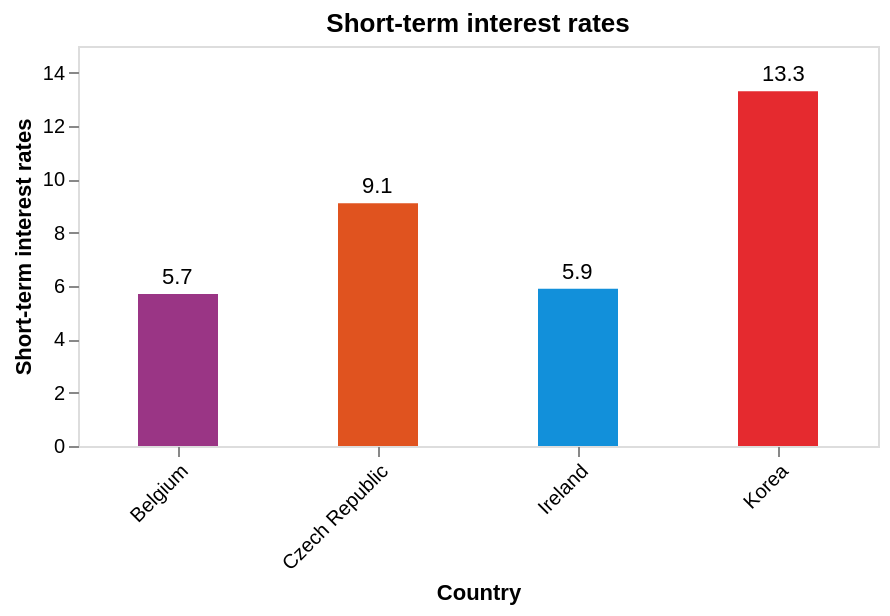

Express this chart as Vega-Lite.
### Vega-Lite specification from a JSON file in a GitHub repository (floating-point values rounded to 4 significant figures)
{"$schema": "https://vega.github.io/schema/vega-lite/v5.json", "vconcat": [{"title": "Short-term interest rates", "description": "A comparison of the Short-term interest rates across different countries.", "width": 400, "height": 200, "data": {"values": [{"Country": "Belgium", "Short-term interest rates": 5.7}, {"Country": "Ireland", "Short-term interest rates": 5.9}, {"Country": "Czech Republic", "Short-term interest rates": 9.1}, {"Country": "Korea", "Short-term interest rates": 13.3}]}, "layer": [{"mark": {"type": "bar", "color": "#4682b4"}, "encoding": {"color": {"field": "Country", "type": "nominal", "legend": null, "condition": {"test": "datum.Country === 'none'", "value": "#000000"}, "scale": {"domain": ["Belgium", "Ireland", "Czech Republic", "Korea"], "range": ["#9a3585", "#1290da", "#e0531f", "#e52a2f"]}}, "opacity": {"condition": {"test": "datum.Country === 'none'", "value": 1}, "value": 1}, "size": {"condition": {"test": "datum.Country === 'none'", "value": 30}, "value": 40}}}, {"mark": {"type": "text", "align": "left", "baseline": "middle", "dx": -8, "dy": -8, "angle": 0, "fontSize": 11, "color": "black", "opacity": 1}, "encoding": {"text": {"field": "Short-term interest rates", "type": "quantitative"}, "color": {"value": "#000000"}}}], "encoding": {"x": {"field": "Country", "type": "nominal", "sort": ["Belgium", "Czech Republic", "Ireland", "Korea"], "axis": {"grid": false, "tickCount": 4, "domain": false, "labelAngle": -45}}, "y": {"field": "Short-term interest rates", "type": "quantitative", "axis": {"grid": false, "tickCount": 5, "domain": false}, "scale": {"domain": [0, 15]}}}}], "name": "Short"}
